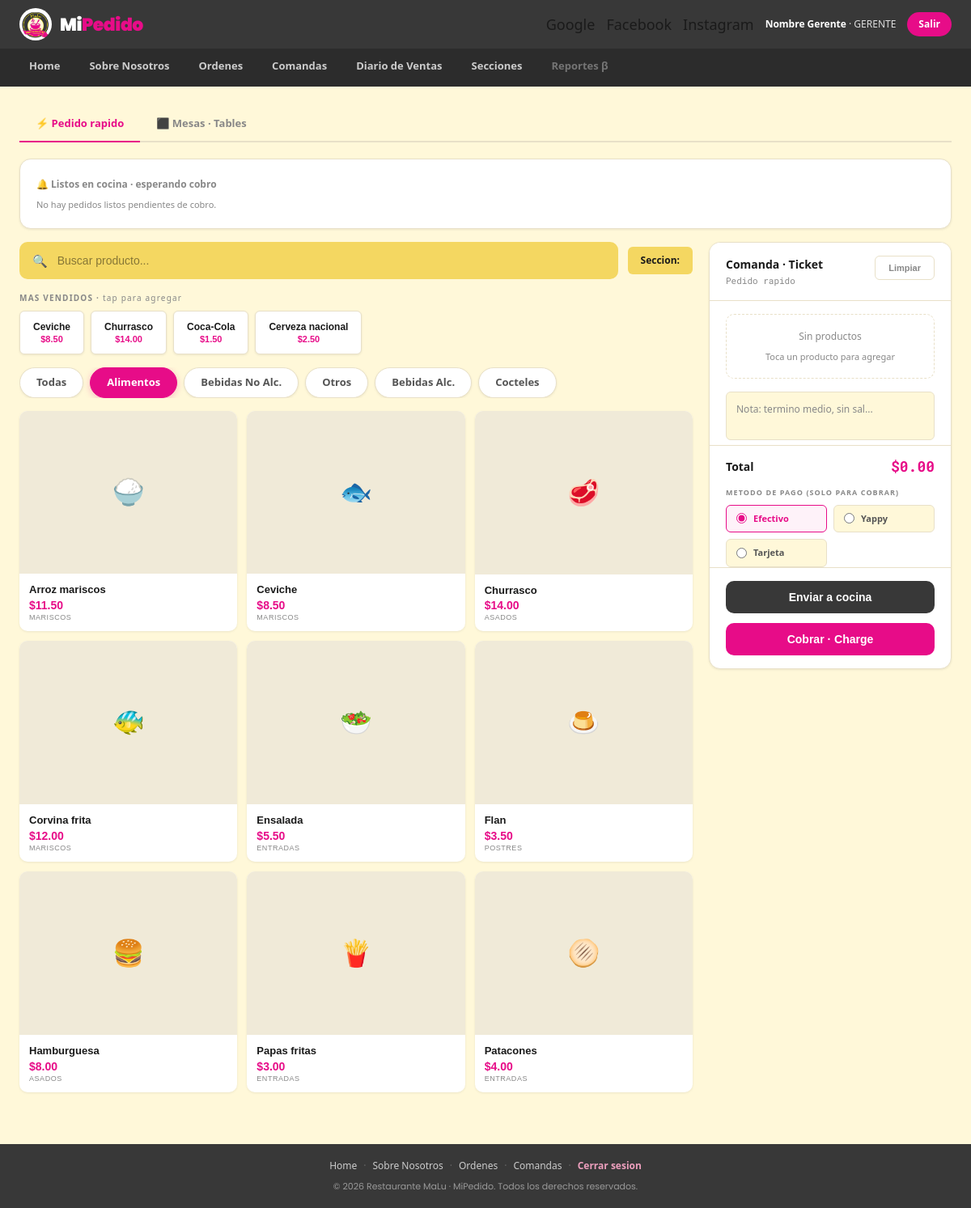
The page /php/pages/orders.php?vista=rapido&cat=1 (signed in) on the database its author committed.
### tables this page shows
CREATE TABLE productos (
  id_producto     INT AUTO_INCREMENT PRIMARY KEY,
  nombre          VARCHAR(100) NOT NULL,
  precio          DECIMAL(8,2) NOT NULL,
  id_subcategoria INT NOT NULL,
  emoji           VARCHAR(10) DEFAULT '🍽️',
  mas_vendido     TINYINT(1) NOT NULL DEFAULT 0,
  activo          TINYINT(1) NOT NULL DEFAULT 1,
  CONSTRAINT fk_producto_subcat FOREIGN KEY (id_subcategoria) REFERENCES subcategorias(id_subcategoria)
);

CREATE TABLE categorias (
  id_categoria  INT AUTO_INCREMENT PRIMARY KEY,
  nombre        VARCHAR(60) NOT NULL,
  id_seccion    INT NOT NULL,
  CONSTRAINT fk_categoria_seccion FOREIGN KEY (id_seccion) REFERENCES secciones(id_seccion)
);

CREATE TABLE subcategorias (
  id_subcategoria INT AUTO_INCREMENT PRIMARY KEY,
  nombre          VARCHAR(60) NOT NULL,
  id_categoria    INT NOT NULL,
  CONSTRAINT fk_subcat_categoria FOREIGN KEY (id_categoria) REFERENCES categorias(id_categoria)
);

### php/pages/orders.php (the view, shortened to what this page needs)
<?php
$idSeccion      = $_SESSION['idSeccion'] ?? 1;
$carritoRapido = $_SESSION['carritoRapido'] ?? [];
$vista     = $_GET['vista'] ?? 'rapido';
$catFiltro = $_GET['cat'] ?? null;
$q         = $_GET['q'] ?? null;
?>
<!DOCTYPE html>
<html lang="es">
<head>
    <link rel="stylesheet" href="<?= CSS_URL ?>main.css">
    <link rel="stylesheet" href="<?= CSS_URL ?>layout.css">
    <link rel="stylesheet" href="<?= CSS_URL ?>orders.css">
</head>
<body>
<?php require __DIR__ . '/../includes/header.php'; ?>
<main class="main-content" style="min-height:auto">
    <div class="view-tabs">
        <a class="view-tab <?= ($vista === 'rapido') ? 'active' : '' ?>" href="orders.php?vista=rapido">⚡ Pedido rapido</a>
        <a class="view-tab <?= ($vista === 'mesas') ? 'active' : '' ?>" href="orders.php?vista=mesas">⬛ Mesas · Tables</a>
    </div>
    <?php if ($vista === 'rapido'): ?>
    <?php
        $pdoL = getConnection();
        $psL = $pdoL->prepare(
            "SELECT id_pedido, origen, id_mesa, comensal, total, fecha_hora FROM pedidos
             WHERE estado='listo' AND cobrado=0 AND id_seccion=? ORDER BY fecha_hora"
        );
        $psL->execute([$idSeccion]);
        $listos = $psL->fetchAll();
    ?>
    <div class="card" style="margin-bottom:16px">
        <div class="page-subtitle" style="margin-bottom:8px;font-weight:700">🔔 Listos en cocina · esperando cobro</div>
        <div style="display:flex;flex-wrap:wrap;gap:10px">
        <?php if (empty($listos)): ?>
            <span class="text-muted text-xs">No hay pedidos listos pendientes de cobro.</span>
        <?php else: foreach ($listos as $rl):
            $origenLbl = ($rl['origen'] === 'mesa') ? ('Mesa ' . $rl['id_mesa'] . ' · ' . $rl['comensal']) : 'Pedido rapido';
        ?>
            <form method="post" action="orders.php" style="display:flex;align-items:center;gap:8px;background:var(--content-bg);border:1px solid var(--card-border);border-radius:8px;padding:8px 12px">
                <input type="hidden" name="accion" value="cobrarListo">
                <input type="hidden" name="vista" value="rapido">
                <input type="hidden" name="idPedido" value="<?= (int) $rl['id_pedido'] ?>">
                <span style="font-size:12px;font-weight:700">#<?= (int) $rl['id_pedido'] ?> · <?= htmlspecialchars($origenLbl) ?> · $<?= number_format($rl['total'], 2) ?></span>
                <select name="metodoPago" style="font-size:11px;padding:4px;border-radius:4px">
                    <option value="efectivo">Efectivo</option>
                    <option value="yappy">Yappy</option>
                    <option value="tarjeta">Tarjeta</option>
                </select>
                <button type="submit" class="btn-primary" style="font-size:11px;padding:6px 10px">Cobrar</button>
            </form>
        <?php endforeach; endif; ?>
        </div>
    </div>
    <div class="orders-layout">
        <section class="products-panel">
            <div class="orders-toprow">
                <form method="get" action="orders.php" class="search-bar" style="flex:1">
                    <span class="search-icon">🔍</span>
                    <input type="text" name="q" value="<?= htmlspecialchars($q ?? '') ?>" placeholder="Buscar producto...">
                </form>
                <span class="section-badge">Seccion: <?= htmlspecialchars($_SESSION['seccionNombre'] ?? '') ?></span>
            </div>
            <div class="bestsellers-row">
                <div class="row-label">Mas vendidos · <span style="font-weight:400;text-transform:none">tap para agregar</span></div>
                <div class="bestsellers-chips">
                <?php
                    $rsB = $pdoL->query("SELECT id_producto, nombre, precio FROM productos WHERE mas_vendido=1 AND activo=1");
                    foreach ($rsB->fetchAll() as $rb):
                ?>
                    <form method="post" action="orders.php" style="display:inline">
                        <button type="submit" class="bestseller-chip" style="border:1px solid var(--card-border)">
                            <span><?= htmlspecialchars($rb['nombre']) ?></span>
                            <span class="chip-price">$<?= number_format($rb['precio'], 2) ?></span>
                        </button>
                    </form>
                <?php endforeach; ?>
                </div>
            </div>
            <div class="cat-tabs">
                <a class="cat-tab <?= ($catFiltro === null) ? 'active' : '' ?>" href="orders.php?vista=rapido">Todas</a>
                <?php
                    $psC = $pdoL->prepare("SELECT id_categoria, nombre FROM categorias ORDER BY (id_seccion = ?) DESC, id_categoria");
                    $psC->execute([$idSeccion]);
                    foreach ($psC->fetchAll() as $rc):
                        $activeCls = ((string) $rc['id_categoria'] === (string) $catFiltro) ? 'active' : '';
                ?>
                    <a class="cat-tab <?= $activeCls ?>" href="orders.php?vista=rapido&cat=<?= (int) $rc['id_categoria'] ?>"><?= htmlspecialchars($rc['nombre']) ?></a>
                <?php endforeach; ?>
            </div>
            <div class="product-grid">
                <?php
                    $sql = "SELECT p.id_producto, p.nombre, p.precio, p.emoji, sc.nombre AS subcat
                            FROM productos p
                            JOIN subcategorias sc ON p.id_subcategoria = sc.id_subcategoria
                            JOIN categorias c ON sc.id_categoria = c.id_categoria
                            WHERE p.activo = 1 ";
                    $params = [];
                    if ($catFiltro !== null && $catFiltro !== '') { $sql .= 'AND c.id_categoria = ? '; $params[] = (int) $catFiltro; }
                    $sql .= 'ORDER BY p.nombre';
                    $psP = $pdoL->prepare($sql);
                    $psP->execute($params);
                    $productos = $psP->fetchAll();
                    if (empty($productos)):
                ?>
                        <div style="grid-column:1/-1;color:var(--text-muted);padding:24px;text-align:center">Sin resultados</div>
                <?php else: foreach ($productos as $rp2): ?>
                    <form method="post" action="orders.php" style="display:contents">
                        <button type="submit" class="product-card" style="border:none;text-align:left;cursor:pointer">
                            <div class="product-img"><span style="font-size:32px"><?= $rp2['emoji'] ?></span></div>
                            <div class="product-body">
                                <div class="product-name"><?= htmlspecialchars($rp2['nombre']) ?></div>
                                <div class="product-price">$<?= number_format($rp2['precio'], 2) ?></div>
                                <div class="product-cat-badge"><?= htmlspecialchars($rp2['subcat']) ?></div>
                            </div>
                        </button>
                    </form>
                <?php endforeach; endif; ?>
            </div>
        </section>
        <aside class="ticket-panel">
            <div class="ticket-header">
                <div>
                    <div class="ticket-title">Comanda · Ticket</div>
                    <div class="ticket-num">Pedido rapido</div>
                </div>
                <form method="post" action="orders.php">
                    <button type="submit" class="btn-ghost" style="font-size:11px">Limpiar</button>
                </form>
            </div>
            <div class="ticket-items">
            <?php
                $totalRapido = 0;
                if (empty($carritoRapido)):
            ?>
                <div class="ticket-empty"><span>Sin productos</span><span class="text-muted text-xs">Toca un producto para agregar</span></div>
            <?php
                endif;
            ?>
            </div>
            <form method="post" action="orders.php">
            <div class="ticket-note">
                <textarea name="nota" placeholder="Nota: termino medio, sin sal..." rows="2"></textarea>
            </div>
            <div class="ticket-total">
                <span>Total</span>
                <span class="total-amount">$<?= number_format($totalRapido, 2) ?></span>
            </div>
            <div class="payment-row">
                <span class="pay-label">Metodo de pago (solo para Cobrar)</span>
                <div class="pay-options">
                    <label class="pay-opt"><input type="radio" name="metodoPago" value="efectivo" checked><span>Efectivo</span></label>
                    <label class="pay-opt"><input type="radio" name="metodoPago" value="yappy"><span>Yappy</span></label>
                    <label class="pay-opt"><input type="radio" name="metodoPago" value="tarjeta"><span>Tarjeta</span></label>
                </div>
            </div>
            <div class="ticket-actions">
                <button type="submit" name="accion" value="enviarRapido" class="btn-kitchen">Enviar a cocina</button>
                <button type="submit" name="accion" value="cobrarRapido" class="btn-charge">Cobrar · Charge</button>
            </div>
            </form>
        </aside>
    </div>
    <?php endif; ?>
</main>
<?php require __DIR__ . '/../includes/footer.php'; ?>
</body>
</html>

### css/main.css (style rules this page uses)
:root { --pink: #e70c88; --pink-hover: #c50073; --pink-light: #ed9fbd; --pink-bg: rgba(231,12,136,0.08); --yellow: #f4d761; --yellow-viv: #f7eb1c; --gold: #746c2c; --coral: #e26661; --sidebar-bg: #383838; --sidebar-text: #d4d4d4; --sidebar-muted:#888888; --topbar-bg: #2c2c2c; --content-bg: #fff8d9; --card-bg: #ffffff; --card-border: #e8e0c8; --input-bg: #ffffff; --input-border: #d4cbb0; --table-stripe: #fdf5dc; --divider: #e8e0c8; --text-primary: #1a1a1a; --text-secondary:#555555; --text-muted: #888888; --text-white: #ffffff; --green: #22c55e; --green-bg: #f0fdf4; --green-border: #bbf7d0; --amber: #d97706; --amber-bg: #fffbeb; --red: #e26661; --font: 'Segoe UI', system-ui, -apple-system, sans-serif; --font-mono: 'Roboto Mono', 'Courier New', monospace; --sp-1: 4px; --sp-2: 8px; --sp-3: 12px; --sp-4: 16px; --sp-5: 20px; --sp-6: 24px; --sp-8: 32px; --sp-10: 0px; --r-sm: 6px; --r-md: 10px; --r-lg: 14px; --r-full: 9999px; --shadow-sm: 0 1px 3px rgba(0,0,0,0.08); --shadow-md: 0 4px 12px rgba(0,0,0,0.10); --t-fast: 120ms ease; --t-base: 180ms ease; --sidebar-w: 200px; --topbar-h: 52px; }
*, *::before, *::after { box-sizing: border-box; margin: 0; padding: 0; }
html { font-size: 16px; -webkit-text-size-adjust: 100%; }
body { font-family: var(--font); background: var(--content-bg); color: var(--text-primary); line-height: 1.5; min-height: 100vh; }
.main-content { grid-area: main; background: var(--content-bg); padding: var(--sp-6); overflow-y: auto; min-height: calc(100vh - var(--topbar-h)); }
.page-subtitle { font-size: 12px; color: var(--text-muted); margin-top: 2px; }
.card { background: var(--card-bg); border: 1px solid var(--card-border); border-radius: var(--r-lg); padding: var(--sp-5); box-shadow: var(--shadow-sm); }
.btn-ghost { background: none; color: var(--text-muted); border: 1px solid var(--card-border); padding: var(--sp-2) var(--sp-4); border-radius: var(--r-sm); font-size: 12px; font-weight: 600; cursor: pointer; transition: all var(--t-fast); display: inline-flex; align-items: center; gap: var(--sp-2); text-decoration: none; }
.text-muted { color: var(--text-muted); }
.text-xs { font-size: 11px; }

### css/layout.css (style rules this page uses)
:root { --font-titulos: 'Poppins', 'Segoe UI', sans-serif; }

### rows shown on the page
productos: nombre "Ceviche", precio "8.50", emoji "🐟", id_subcategoria.nombre "MARISCOS"
productos: nombre "Churrasco", precio "14.00", emoji "🥩", id_subcategoria.nombre "ASADOS"
productos: nombre "Coca-Cola", precio "1.50"
productos: nombre "Cerveza nacional", precio "2.50"
categorias: nombre "Alimentos"
categorias: nombre "Bebidas No Alc."
categorias: nombre "Otros"
categorias: nombre "Bebidas Alc."
categorias: nombre "Cocteles"
productos: emoji "🍚", nombre "Arroz mariscos", precio "11.50", id_subcategoria.nombre "MARISCOS"
productos: emoji "🐠", nombre "Corvina frita", precio "12.00", id_subcategoria.nombre "MARISCOS"
productos: emoji "🥗", nombre "Ensalada", precio "5.50", id_subcategoria.nombre "ENTRADAS"
productos: emoji "🍮", nombre "Flan", precio "3.50", id_subcategoria.nombre "POSTRES"
productos: emoji "🍔", nombre "Hamburguesa", precio "8.00", id_subcategoria.nombre "ASADOS"
productos: emoji "🍟", nombre "Papas fritas", precio "3.00", id_subcategoria.nombre "ENTRADAS"
productos: emoji "🫓", nombre "Patacones", precio "4.00", id_subcategoria.nombre "ENTRADAS"

### other values the page prints
$nombreUser "Nombre Gerente"
$rolActual "GERENTE"
$totalRapido "0.00"
